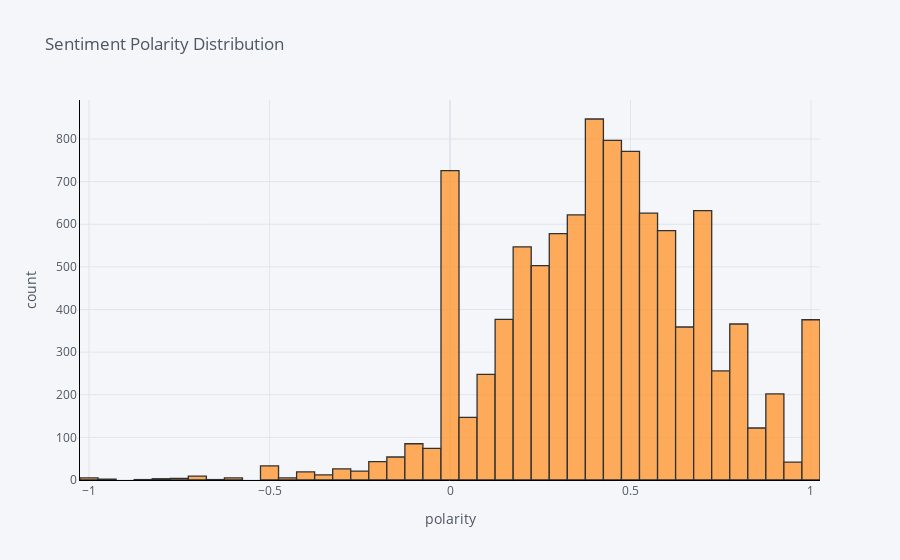

The notebook cell saved with this chart:
### Markdown cell above
Next, we will do some explorations on the dataset using plots and write observations

### Code cell
df['polarity'].iplot(
    kind='hist',
    bins=50,
    xTitle='polarity',
    linecolor='black',
    yTitle='count',
    title='Sentiment Polarity Distribution')

### Figure 1 — Plotly figure (JSON) as saved in the notebook; plotly's stock layout.template omitted (floating-point values rounded to 4 significant figures; data arrays with more than 128 entries replaced by an {"elided": "..."} marker saying what was removed)
{"data": [{"histfunc": "count", "histnorm": "", "marker": {"color": "rgba(255, 153, 51, 1.0)", "line": {"color": "#000000", "width": 1.3}}, "name": "polarity", "nbinsx": 50, "opacity": 0.8, "orientation": "v", "type": "histogram", "x": {"elided": "10131 float values"}}], "layout": {"barmode": "overlay", "legend": {"bgcolor": "#F5F6F9", "font": {"color": "#4D5663"}}, "paper_bgcolor": "#F5F6F9", "plot_bgcolor": "#F5F6F9", "title": {"font": {"color": "#4D5663"}, "text": "Sentiment Polarity Distribution"}, "xaxis": {"gridcolor": "#E1E5ED", "linecolor": "black", "showgrid": true, "tickfont": {"color": "#4D5663"}, "title": {"font": {"color": "#4D5663"}, "text": "polarity"}, "zerolinecolor": "#E1E5ED"}, "yaxis": {"gridcolor": "#E1E5ED", "linecolor": "black", "showgrid": true, "tickfont": {"color": "#4D5663"}, "title": {"font": {"color": "#4D5663"}, "text": "count"}, "zerolinecolor": "#E1E5ED"}}}
